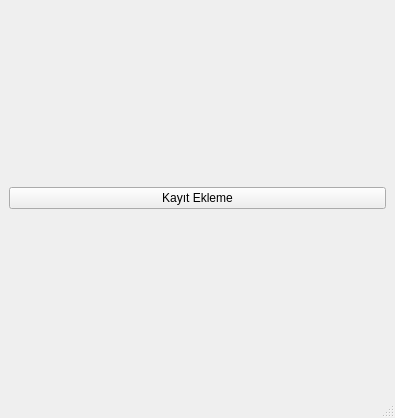
<?xml version="1.0" encoding="UTF-8"?>
<ui version="4.0">
 <class>MainWindow</class>
 <widget class="QMainWindow" name="MainWindow">
  <property name="geometry">
   <rect>
    <x>0</x>
    <y>0</y>
    <width>395</width>
    <height>418</height>
   </rect>
  </property>
  <property name="windowTitle">
   <string>MainPage</string>
  </property>
  <widget class="QWidget" name="centralwidget">
   <layout class="QGridLayout" name="gridLayout">
    <item row="0" column="0">
     <widget class="QPushButton" name="eklemebutonu">
      <property name="text">
       <string>Kayıt Ekleme</string>
      </property>
     </widget>
    </item>
   </layout>
  </widget>
  <widget class="QMenuBar" name="menubar">
   <property name="geometry">
    <rect>
     <x>0</x>
     <y>0</y>
     <width>395</width>
     <height>21</height>
    </rect>
   </property>
  </widget>
  <widget class="QStatusBar" name="statusbar"/>
 </widget>
 <resources/>
 <connections/>
</ui>
